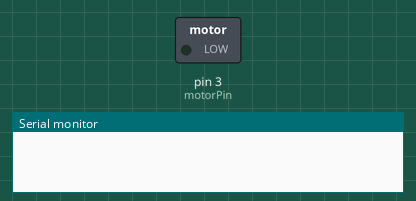
Recording of a sketch running on a simulated Arduino Uno, built with avr-gcc and run on an emulated ATmega328P. Shown: switched loads named in the sketch (green lamp = pin HIGH), the last lines printed to the serial monitor.

Above: at 0.1 s.
At 5.1 s:
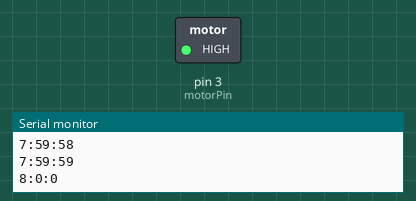
Timing chart, 0 to 16.5 s (numbered marks = the images above):
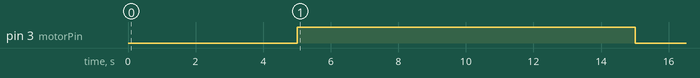

The sketch:

motor_on_alarm_control.ino
```cpp
#include <Time.h>
#include <TimeAlarms.h>

int motorPin = 3;

void setup() {
  pinMode(motorPin, OUTPUT);
  setTime(7, 59, 55, 1, 1, 2023);  // Set time to January 1, 2023 12:00:00 AM
  Alarm.alarmRepeat(8, 0, 0, startMotor);  // Set alarm for 8:00:00 AM
  Alarm.alarmRepeat(8, 0, 10, stopMotor);   // Set alarm for 8:01:00 AM
  Serial.begin(9600);
}

void loop() {
  Alarm.delay(1000);
  Serial.print(hour());
  Serial.print(":");
  Serial.print(minute());
  Serial.print(":");
  Serial.println(second());
}

void startMotor() {
  digitalWrite(motorPin, HIGH);
}

void stopMotor() {
  digitalWrite(motorPin, LOW);
}
```

Measured:
- by itself, pin 3 (motorPin): LOW → HIGH at 5.0 s, → LOW 10.0 s later
